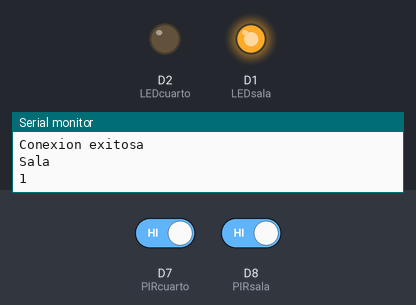
Bench run of a sketch on a simulated ESP8266 (NodeMCU). Shown: output pins drawn as LEDs (lit = HIGH), the last lines printed to the serial monitor. Inputs (shaded band) come from the test bench; at power-on: D8 (PIRsala) HIGH, D7 (PIRcuarto) HIGH. WiFi joins after 1.5 s; servers stay silent unless stated; uploads are accepted with an empty reply.

Above: at 2.7 s.
2.8 s: D8 (PIRsala) driven LOW
At 14.7 s:
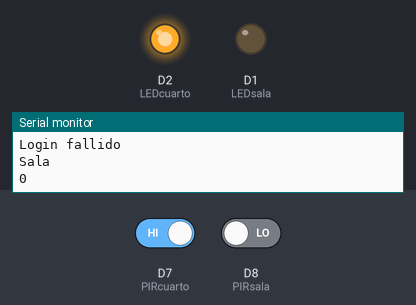
15.4 s: D8 (PIRsala) driven HIGH
At 25.6 s:
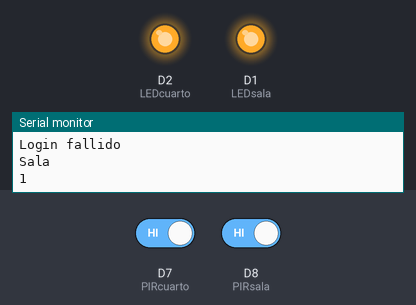
26.6 s: D7 (PIRcuarto) driven LOW
At 37.5 s:
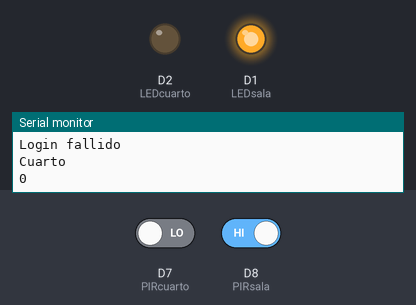
37.8 s: D7 (PIRcuarto) driven HIGH
At 48.7 s:
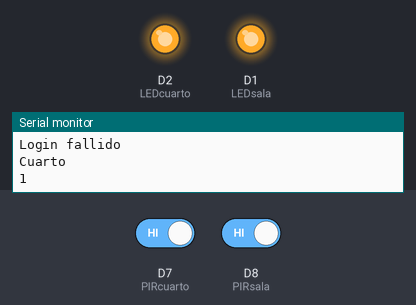
Timing chart, 0 to 50.0 s (numbered marks = the images above; inputs shaded):
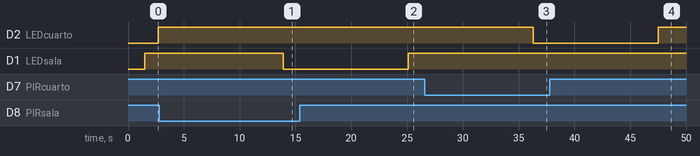

The sketch:

Node1Domotica.ino
```cpp
#include <Arduino.h>
#include <ESP8266WiFi.h>
#include <ESP8266WiFiMulti.h>
#include <ESP8266HTTPClient.h>
#include <WiFiClient.h>
#include <Servo.h>


ESP8266WiFiMulti WiFiMulti;
//#define SERVER "pw4.kyared.com/S18030221"
#define SERVER "172.17.123.130"
#define USER "admin"
#define PASS "123"

#define LEDsala D1
#define LEDcuarto D2
#define PIRsala D8
#define PIRcuarto D7

int hay, HAYsala, HAYcuarto;

String jwt;
int sesion = 0;
int tempSala = -1, tempCuarto = -1;

void setup()
{
  Serial.begin(9600);
  pinMode(LEDsala, OUTPUT);
  pinMode(LEDcuarto, OUTPUT);
  pinMode(PIRsala,INPUT);
  pinMode(PIRcuarto,INPUT);
  Serial.println("Conectando...");
  WiFi.mode(WIFI_STA);
  WiFiMulti.addAP("DARKROW7551", "1234567891");

  if ((WiFiMulti.run() == WL_CONNECTED)) {
      Serial.println("Conexion exitosa");
   }
}

void loop()
{
  HAYsala = digitalRead(PIRsala);
  HAYcuarto = digitalRead(PIRcuarto);
  if(HAYsala != tempSala){
    Serial.println("Sala");
    Serial.println(HAYsala);
    if( HAYsala == HIGH ){ //PIR de la sala, prende LEDS
      digitalWrite(LEDsala,HIGH);
      delay(1000);
    }else{
      digitalWrite(LEDsala,LOW);
      delay(1000);
    }
    tempSala = HAYsala;
    if(sesion == 0){
      login();
    } else{
      hay = tempSala;
      post("P","Sala");
    }
  }
  if(HAYcuarto != tempCuarto){
    Serial.println("Cuarto");
    Serial.println(HAYcuarto);
    if( HAYcuarto == HIGH ){ //PIR de la sala, prende LEDS
      digitalWrite(LEDcuarto,HIGH);
      delay(1000);
    }else{
      digitalWrite(LEDcuarto,LOW);
      delay(1000);
    }
    tempCuarto = HAYcuarto;
    if(sesion == 0){
      login();
    } else{
      hay = tempCuarto;
      post("P","Cuarto");
    }
  }
  delay(10000);
}

void login(){
  WiFiClient client;
  HTTPClient http;
  if(http.begin(client, "http://" SERVER "/domotica/login.php?user="USER"&pass="PASS"")){
    int httpCode = http.GET();
    if(httpCode > 0){
      if(httpCode == HTTP_CODE_OK){
        String json = http.getString();
        Serial.println(json);
        int i,j;
        String r = json.substring(10,11);
        Serial.println(r);
        if(r == "Y"){
          int inicio = json.indexOf("token");
          int fin = json.indexOf("}");
          jwt = json.substring(inicio+8,fin-1);
          sesion = 1;
          Serial.println("Login exitoso");
        }else{
          Serial.println("Login fallido");
        }
      }
    }else{
      Serial.println("Error GET");
    }
  }
}


void post(String sensor, String ubic){
    WiFiClient client;
    HTTPClient http;
    String estado;
    http.begin(client, "http://" SERVER "/domotica/registro.php"); //HTTP
    http.addHeader("Content-Type", "application/x-www-form-urlencoded");
    http.addHeader("Authorization", jwt);
    if(hay==0){
      estado = "apagado";
    }else{
      estado = "encendido";
    }
    int httpCode = http.POST("sensor=" + sensor + "&estado=" + estado + "&ubicacion=" + ubic);
    Serial.println(jwt);
    if (httpCode > 0) {
      if (httpCode == HTTP_CODE_OK || httpCode == HTTP_CODE_CREATED) {
        const String& payload = http.getString();
        Serial.println(payload);
      }else{
        Serial.println("ERROR HTTP post");
      }
    } else {
      Serial.printf("[HTTP] POST... failed, error: %s\n", http.errorToString(httpCode).c_str());
    }
    http.end();
}
```

Measured:
- after the input at 2.8 s, D1 (LEDsala): HIGH → LOW after 11.1 s
- after the input at 15.4 s, D1 (LEDsala): LOW → HIGH after 9.7 s
- after the input at 26.6 s, D2 (LEDcuarto): HIGH → LOW after 9.7 s
- after the input at 37.8 s, D2 (LEDcuarto): LOW → HIGH after 9.7 s
